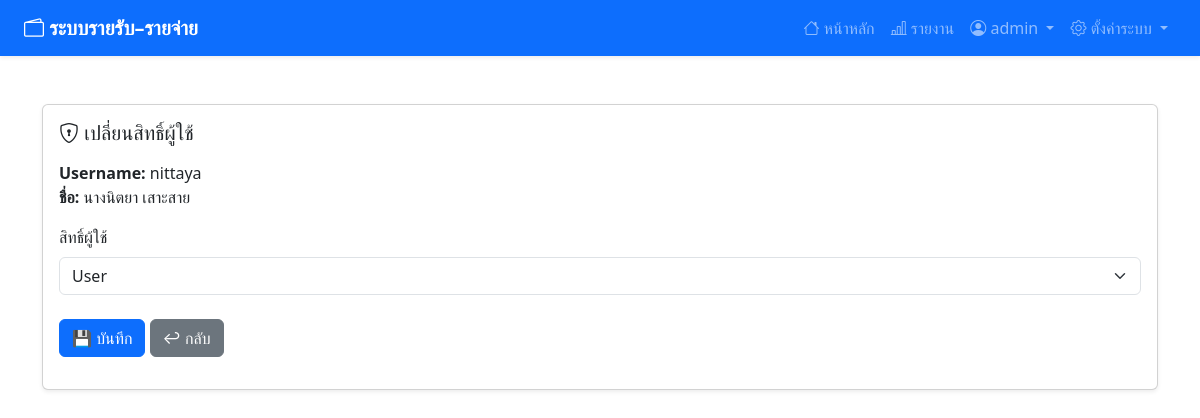
/users/change-role.php?id=2 (signed in), run on the app's committed database.
### tables this page shows
CREATE TABLE `users`  (
  `id` int NOT NULL AUTO_INCREMENT,
  `username` varchar(50) NOT NULL,
  `role` enum('admin','user','demo') NOT NULL DEFAULT 'user',
  `password` varchar(255) NOT NULL,
  `fullname` varchar(100) NULL DEFAULT NULL,
  `created_at` timestamp NOT NULL DEFAULT CURRENT_TIMESTAMP,
  `provider` varchar(20) NULL DEFAULT NULL,
  `provider_id` varchar(100) NULL DEFAULT NULL,
  `status` enum('active','inactive','banned') NULL DEFAULT 'active',
  PRIMARY KEY (`id`) USING BTREE,
  UNIQUE INDEX `username`(`username`) USING BTREE
);

### users/change-role.php (the view, shortened to what this page needs)
<?php
require '../includes/config.php';
$id = (int)($_GET['id'] ?? 0);
$stmt = $conn->prepare("SELECT id, username, fullname, role FROM users WHERE id=?");
$stmt->bind_param("i", $id);
$stmt->execute();
$user = $stmt->get_result()->fetch_assoc();
?>
<head>
<?php require 'head.php'; ?>
</head>
<body>
<?php require 'navbar1.php'; ?>
		<div class="container mt-5">
			<div class="card shadow-sm">
				<div class="card-body">
					<h5 class="mb-3">
						<i class="bi bi-shield-lock"></i> เปลี่ยนสิทธิ์ผู้ใช้
					</h5>
						<p>
						<b>Username:</b> <?= htmlspecialchars($user['username']) ?><br>
						<b>ชื่อ:</b> <?= htmlspecialchars($user['fullname']) ?>
						</p>
						<form method="post">
							<label class="form-label">สิทธิ์ผู้ใช้</label>
							<select name="role" class="form-select" required>
								<option value="user"  <?= $user['role']=='user'?'selected':'' ?>>User</option>
							</select>
							<div class="mt-4">
								<button name="save" class="btn btn-primary">
									💾 บันทึก
								</button>
								<a href="user-manager.php" class="btn btn-secondary">
									↩ กลับ
								</a>
							</div>
						</form>
				</div>
			</div>
		</div>
</body>
</html>

### data on the page
users: username "nittaya", fullname "นางนิตยา เสาะสาย", role "User"

### other printed values
$_SESSION['username'] "admin"
